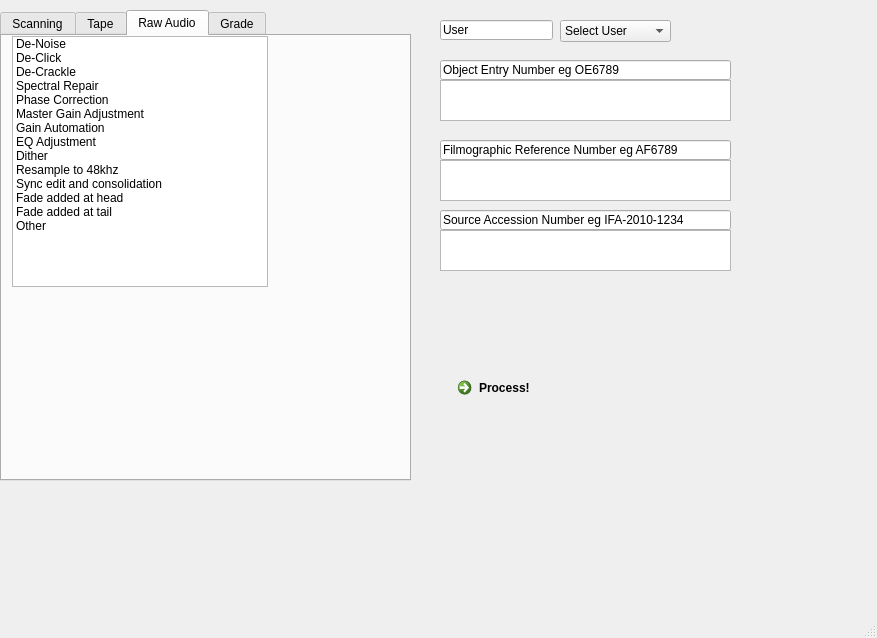
<?xml version="1.0" encoding="UTF-8"?>
<ui version="4.0">
 <class>MainWindow</class>
 <widget class="QMainWindow" name="MainWindow">
  <property name="geometry">
   <rect>
    <x>0</x>
    <y>0</y>
    <width>877</width>
    <height>638</height>
   </rect>
  </property>
  <property name="windowTitle">
   <string>IFI Irish Film Archive Post Digitisation Tool</string>
  </property>
  <widget class="QWidget" name="centralwidget">
   <widget class="QTabWidget" name="tabWidget">
    <property name="geometry">
     <rect>
      <x>0</x>
      <y>10</y>
      <width>411</width>
      <height>471</height>
     </rect>
    </property>
    <property name="currentIndex">
     <number>2</number>
    </property>
    <widget class="QWidget" name="scanningTab">
     <attribute name="title">
      <string>Scanning</string>
     </attribute>
     <widget class="QListWidget" name="filmCaptureInterventionsListBox">
      <property name="geometry">
       <rect>
        <x>10</x>
        <y>50</y>
        <width>281</width>
        <height>171</height>
       </rect>
      </property>
      <property name="alternatingRowColors">
       <bool>false</bool>
      </property>
      <property name="selectionMode">
       <enum>QAbstractItemView::MultiSelection</enum>
      </property>
      <property name="sortingEnabled">
       <bool>false</bool>
      </property>
      <item>
       <property name="text">
        <string>Overscanning of image to capture optical track</string>
       </property>
      </item>
      <item>
       <property name="text">
        <string>Monochrome setting enabled</string>
       </property>
      </item>
      <item>
       <property name="text">
        <string>Spacing between reels not captured                      </string>
       </property>
      </item>
      <item>
       <property name="text">
        <string>Negative to positive</string>
       </property>
      </item>
      <item>
       <property name="text">
        <string>White reference taken from frame</string>
       </property>
      </item>
     </widget>
     <widget class="QLineEdit" name="lineEdit">
      <property name="geometry">
       <rect>
        <x>10</x>
        <y>20</y>
        <width>161</width>
        <height>20</height>
       </rect>
      </property>
      <property name="text">
       <string>Capture Interventions</string>
      </property>
     </widget>
     <widget class="QListWidget" name="filmPreparationListBox">
      <property name="geometry">
       <rect>
        <x>10</x>
        <y>270</y>
        <width>281</width>
        <height>141</height>
       </rect>
      </property>
      <property name="alternatingRowColors">
       <bool>false</bool>
      </property>
      <property name="selectionMode">
       <enum>QAbstractItemView::MultiSelection</enum>
      </property>
      <item>
       <property name="text">
        <string>Splice and perforation assessment</string>
       </property>
      </item>
      <item>
       <property name="text">
        <string>Splice repairs</string>
       </property>
      </item>
      <item>
       <property name="text">
        <string>Leader added</string>
       </property>
      </item>
      <item>
       <property name="text">
        <string>Perforation repairs</string>
       </property>
      </item>
      <item>
       <property name="text">
        <string>Recanned</string>
       </property>
      </item>
      <item>
       <property name="text">
        <string>Cleaning</string>
       </property>
      </item>
      <item>
       <property name="text">
        <string>Mould removal</string>
       </property>
      </item>
     </widget>
     <widget class="QLineEdit" name="lineEdit_2">
      <property name="geometry">
       <rect>
        <x>10</x>
        <y>240</y>
        <width>141</width>
        <height>20</height>
       </rect>
      </property>
      <property name="text">
       <string>Preparation Actions</string>
      </property>
     </widget>
    </widget>
    <widget class="QWidget" name="tapeTab">
     <attribute name="title">
      <string>Tape</string>
     </attribute>
     <widget class="QListWidget" name="tapeDeckList">
      <property name="geometry">
       <rect>
        <x>10</x>
        <y>110</y>
        <width>256</width>
        <height>192</height>
       </rect>
      </property>
      <item>
       <property name="text">
        <string>Basement - DVW-500P</string>
       </property>
      </item>
      <item>
       <property name="text">
        <string>Basement - UVW something</string>
       </property>
      </item>
      <item>
       <property name="text">
        <string>Basement - J30</string>
       </property>
      </item>
      <item>
       <property name="text">
        <string>Basement - JH3</string>
       </property>
      </item>
      <item>
       <property name="text">
        <string>Edit Suite - JH3</string>
       </property>
      </item>
      <item>
       <property name="text">
        <string>Edit Suite - UVW</string>
       </property>
      </item>
     </widget>
     <widget class="QComboBox" name="tapeFormatComboBox">
      <property name="geometry">
       <rect>
        <x>10</x>
        <y>30</y>
        <width>191</width>
        <height>26</height>
       </rect>
      </property>
      <item>
       <property name="text">
        <string>Source Format</string>
       </property>
      </item>
      <item>
       <property name="text">
        <string>Betacam SP</string>
       </property>
      </item>
      <item>
       <property name="text">
        <string>Digital Betacam</string>
       </property>
      </item>
      <item>
       <property name="text">
        <string>Mini DV</string>
       </property>
      </item>
     </widget>
     <widget class="QComboBox" name="tapeWorkstationComboBox">
      <property name="geometry">
       <rect>
        <x>10</x>
        <y>60</y>
        <width>191</width>
        <height>26</height>
       </rect>
      </property>
      <item>
       <property name="text">
        <string>Select Workstation</string>
       </property>
      </item>
      <item>
       <property name="text">
        <string>Edit Suite 1</string>
       </property>
      </item>
      <item>
       <property name="text">
        <string>Edit Suite 2</string>
       </property>
      </item>
      <item>
       <property name="text">
        <string>Edit suite 3</string>
       </property>
      </item>
      <item>
       <property name="text">
        <string>Ingest Station 1</string>
       </property>
      </item>
      <item>
       <property name="text">
        <string>Ingest Station 2</string>
       </property>
      </item>
     </widget>
     <widget class="QCheckBox" name="ffv1CheckBox">
      <property name="geometry">
       <rect>
        <x>40</x>
        <y>340</y>
        <width>231</width>
        <height>20</height>
       </rect>
      </property>
      <property name="text">
       <string>Transcoded to FFV1/MKV?</string>
      </property>
     </widget>
    </widget>
    <widget class="QWidget" name="rawAudioTab">
     <attribute name="title">
      <string>Raw Audio</string>
     </attribute>
     <widget class="QListWidget" name="rawAudioInterventions">
      <property name="geometry">
       <rect>
        <x>10</x>
        <y>0</y>
        <width>256</width>
        <height>251</height>
       </rect>
      </property>
      <property name="selectionMode">
       <enum>QAbstractItemView::MultiSelection</enum>
      </property>
      <item>
       <property name="text">
        <string>De-Noise</string>
       </property>
      </item>
      <item>
       <property name="text">
        <string>De-Click</string>
       </property>
      </item>
      <item>
       <property name="text">
        <string>De-Crackle</string>
       </property>
      </item>
      <item>
       <property name="text">
        <string>Spectral Repair</string>
       </property>
      </item>
      <item>
       <property name="text">
        <string>Phase Correction</string>
       </property>
      </item>
      <item>
       <property name="text">
        <string>Master Gain Adjustment</string>
       </property>
      </item>
      <item>
       <property name="text">
        <string>Gain Automation</string>
       </property>
      </item>
      <item>
       <property name="text">
        <string>EQ Adjustment</string>
       </property>
      </item>
      <item>
       <property name="text">
        <string>Dither</string>
       </property>
      </item>
      <item>
       <property name="text">
        <string>Resample to 48khz</string>
       </property>
      </item>
      <item>
       <property name="text">
        <string>Sync edit and consolidation</string>
       </property>
      </item>
      <item>
       <property name="text">
        <string>Fade added at head</string>
       </property>
      </item>
      <item>
       <property name="text">
        <string>Fade added at tail</string>
       </property>
      </item>
      <item>
       <property name="text">
        <string>Other</string>
       </property>
      </item>
     </widget>
    </widget>
    <widget class="QWidget" name="gradeTab">
     <attribute name="title">
      <string>Grade</string>
     </attribute>
     <widget class="QListWidget" name="listWidget">
      <property name="geometry">
       <rect>
        <x>10</x>
        <y>10</y>
        <width>391</width>
        <height>341</height>
       </rect>
      </property>
      <property name="selectionMode">
       <enum>QAbstractItemView::MultiSelection</enum>
      </property>
      <item>
       <property name="text">
        <string>Rescale via Frameflex</string>
       </property>
      </item>
      <item>
       <property name="text">
        <string>Rescale via Baselight</string>
       </property>
      </item>
      <item>
       <property name="text">
        <string>Set reference black and white via Baselight</string>
       </property>
      </item>
      <item>
       <property name="text">
        <string>Set reference black and white via Baselight colour correction</string>
       </property>
      </item>
      <item>
       <property name="text">
        <string>Local Scaling via Baselight</string>
       </property>
      </item>
      <item>
       <property name="text">
        <string>Contrast Curve adjustment via Baselight</string>
       </property>
      </item>
      <item>
       <property name="text">
        <string>Saturation adjustment via Baselight Hue Shift</string>
       </property>
      </item>
      <item>
       <property name="text">
        <string>Hue Shift via Baselight Hue Shift</string>
       </property>
      </item>
      <item>
       <property name="text">
        <string>Image Stabilisation via Avid No active image area lost</string>
       </property>
      </item>
      <item>
       <property name="text">
        <string>Image Stabilisation via Avid but active image area lost</string>
       </property>
      </item>
      <item>
       <property name="text">
        <string>Horizontal flipping</string>
       </property>
      </item>
      <item>
       <property name="text">
        <string>Vertical flipping</string>
       </property>
      </item>
      <item>
       <property name="text">
        <string>Damage removal via Paint effect</string>
       </property>
      </item>
     </widget>
    </widget>
   </widget>
   <widget class="QComboBox" name="userComboBox">
    <property name="geometry">
     <rect>
      <x>560</x>
      <y>20</y>
      <width>111</width>
      <height>22</height>
     </rect>
    </property>
    <item>
     <property name="text">
      <string>Select User</string>
     </property>
    </item>
    <item>
     <property name="text">
      <string>Kieran O'Leary</string>
     </property>
    </item>
    <item>
     <property name="text">
      <string>Brian Cash</string>
     </property>
    </item>
    <item>
     <property name="text">
      <string>Gavin Martin</string>
     </property>
    </item>
    <item>
     <property name="text">
      <string>Raelene Casey</string>
     </property>
    </item>
    <item>
     <property name="text">
      <string>Aaron Healy</string>
     </property>
    </item>
    <item>
     <property name="text">
      <string>Dean Kavanagh</string>
     </property>
    </item>
   </widget>
   <widget class="QLineEdit" name="lineEdit_3">
    <property name="geometry">
     <rect>
      <x>440</x>
      <y>20</y>
      <width>113</width>
      <height>20</height>
     </rect>
    </property>
    <property name="text">
     <string>User</string>
    </property>
   </widget>
   <widget class="QPlainTextEdit" name="oeTextBox">
    <property name="geometry">
     <rect>
      <x>440</x>
      <y>80</y>
      <width>291</width>
      <height>41</height>
     </rect>
    </property>
    <property name="statusTip">
     <string>a</string>
    </property>
    <property name="whatsThis">
     <string>b</string>
    </property>
    <property name="inputMethodHints">
     <set>Qt::ImhNone</set>
    </property>
   </widget>
   <widget class="QPlainTextEdit" name="FilmographicTextBox">
    <property name="geometry">
     <rect>
      <x>440</x>
      <y>160</y>
      <width>291</width>
      <height>41</height>
     </rect>
    </property>
   </widget>
   <widget class="QPlainTextEdit" name="sourceAccessionTextBox">
    <property name="geometry">
     <rect>
      <x>440</x>
      <y>230</y>
      <width>291</width>
      <height>41</height>
     </rect>
    </property>
   </widget>
   <widget class="QLineEdit" name="lineEdit_4">
    <property name="geometry">
     <rect>
      <x>440</x>
      <y>60</y>
      <width>291</width>
      <height>20</height>
     </rect>
    </property>
    <property name="text">
     <string>Object Entry Number eg OE6789</string>
    </property>
   </widget>
   <widget class="QLineEdit" name="lineEdit_5">
    <property name="geometry">
     <rect>
      <x>440</x>
      <y>140</y>
      <width>291</width>
      <height>20</height>
     </rect>
    </property>
    <property name="text">
     <string>Filmographic Reference Number eg AF6789</string>
    </property>
   </widget>
   <widget class="QLineEdit" name="lineEdit_6">
    <property name="geometry">
     <rect>
      <x>440</x>
      <y>210</y>
      <width>291</width>
      <height>20</height>
     </rect>
    </property>
    <property name="text">
     <string>Source Accession Number eg IFA-2010-1234</string>
    </property>
   </widget>
   <widget class="QCommandLinkButton" name="processButton">
    <property name="geometry">
     <rect>
      <x>450</x>
      <y>370</y>
      <width>188</width>
      <height>41</height>
     </rect>
    </property>
    <property name="text">
     <string>Process!</string>
    </property>
   </widget>
   <zorder>userComboBox</zorder>
   <zorder>lineEdit_3</zorder>
   <zorder>oeTextBox</zorder>
   <zorder>FilmographicTextBox</zorder>
   <zorder>sourceAccessionTextBox</zorder>
   <zorder>lineEdit_4</zorder>
   <zorder>lineEdit_5</zorder>
   <zorder>lineEdit_6</zorder>
   <zorder>processButton</zorder>
   <zorder>tabWidget</zorder>
  </widget>
  <widget class="QMenuBar" name="menubar">
   <property name="geometry">
    <rect>
     <x>0</x>
     <y>0</y>
     <width>877</width>
     <height>21</height>
    </rect>
   </property>
  </widget>
  <widget class="QStatusBar" name="statusbar"/>
 </widget>
 <resources/>
 <connections/>
</ui>
